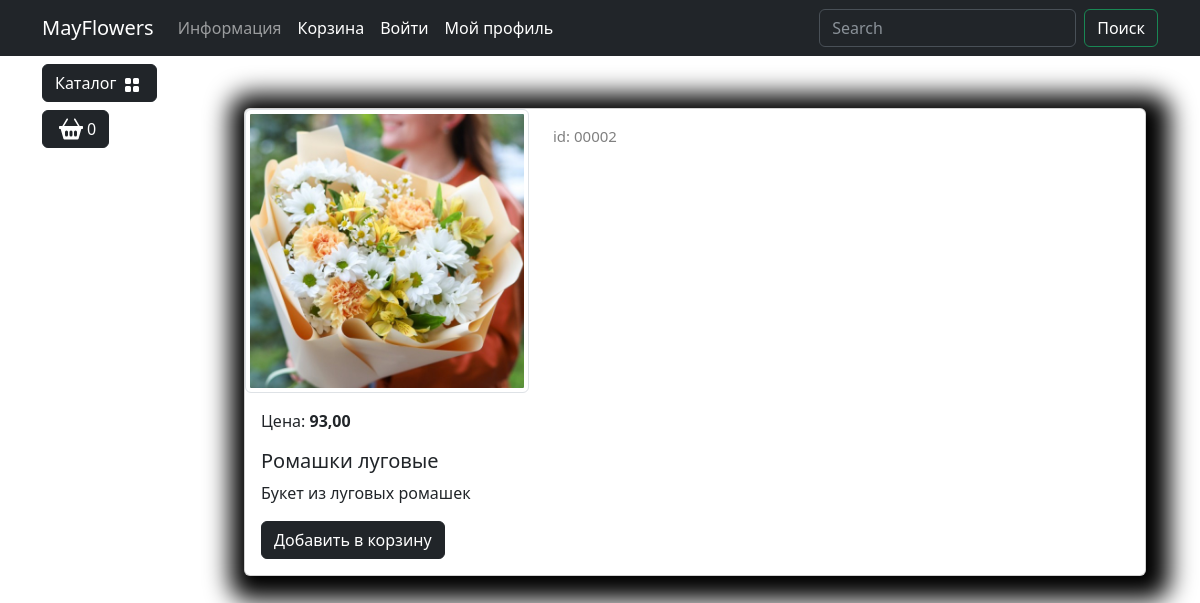
The app's page /catalog/product/romashki-lugovye/ with its own data.
### goods/models.py (models this page shows, shortened)
class Products(models.Model):# Создаём модель Products для базы данных
    name = models.CharField(max_length=150, unique=True, verbose_name='Название')
    slug = models.SlugField(max_length=200, unique=True, blank=True, null=True, verbose_name='URL')
    description = models.TextField(blank=True, null=True, verbose_name='Описание')
    image = models.ImageField(upload_to='good_images', blank=True, null=True, verbose_name='Изображение')
    price = models.DecimalField(default=0.00, max_digits=7, decimal_places=2, verbose_name='Цена')
    discount = models.DecimalField(default=0.00, max_digits=7, decimal_places=2, verbose_name='Скидка в процентах')
    quantity = models.PositiveIntegerField(default=0, verbose_name='Количество')  # Исправлено "Колчество" на "Количество"
    category = models.ForeignKey(to=Categories, on_delete=models.CASCADE, verbose_name='Категория')
    class Meta:
        db_table = 'product'  # Убрано двоеточие
        verbose_name = 'Продукт'
        verbose_name_plural = 'Продукты'
        ordering = ("id",)
    def display_id(self) -> str:
        return f"{self.id:05}"
    def sell_price(self) -> any:
        if self.discount:
            return round(self.price - self.price*self.discount/100, 2)
        return self.price

### goods/views.py (the view)
# urls.py: path('product/<slug:product_slug>/', views.product, name='product'), #URL 'product/' будет соответствовать представлению product из файла views
def product(request, product_slug):# Определяем представление (view) для маршрута, который отображает отдельную страницу продукта
    product: Products = Products.objects.get(slug=product_slug)
    context: dict[str, Products] = {
        'product': product
    }
    return render(request, "goods/Product.html", context=context)

### goods/templatetags/goods_tags.py (called while the page is built)
@register.simple_tag()
def tag_categories():
    return Categories.objects.all()

### goods/templates/goods/product.html (shortened to what this page needs)
{% extends "main/base.html" %}
{% load static %}
{% block content %}
<div class="container mt-5">
    <div class="card mb-4 custom-shadow">
        <div class="row">
            <div class="col-md-4">
                <img src="{{ product.image.url }}"
                    class="img-thumbnail" data-bs-toggle="modal" data-bs-target="#imageModal1">
            </div>
            <div class="col-md-4">
                <p class="product_id mt-3">id: {{ product.display_id }}</p>
            </div>
        </div>
        <div class="card-body">
            <p class="card-text">Цена: <strong>{{ product.sell_price }} </strong></p>
            <h5 class="card-title">{{ product.name }}</h5>
            <p class="card-text">{{ product.description }}</p>
            <a href="#" class="btn btn-dark add-to-cart">Добавить в корзину</a>
        </div>
    </div>
</div>
{% endblock %}

### static/deps/css/my_css.css (style rules this page uses)
body { background-image: url("../images/bg-image.jpg"); background-repeat: no-repeat; background-attachment: fixed; background-position: center center; background-size: cover; height: 100%; }
.custom-shadow { box-shadow: 5px 5px 25px 19px #000000; }
.product_id { color: grey; font-size: 15px; }

### records on screen
Products: image (picture), display_id "00002", sell_price "93,00", name "Ромашки луговые", description "Букет из луговых ромашек"
